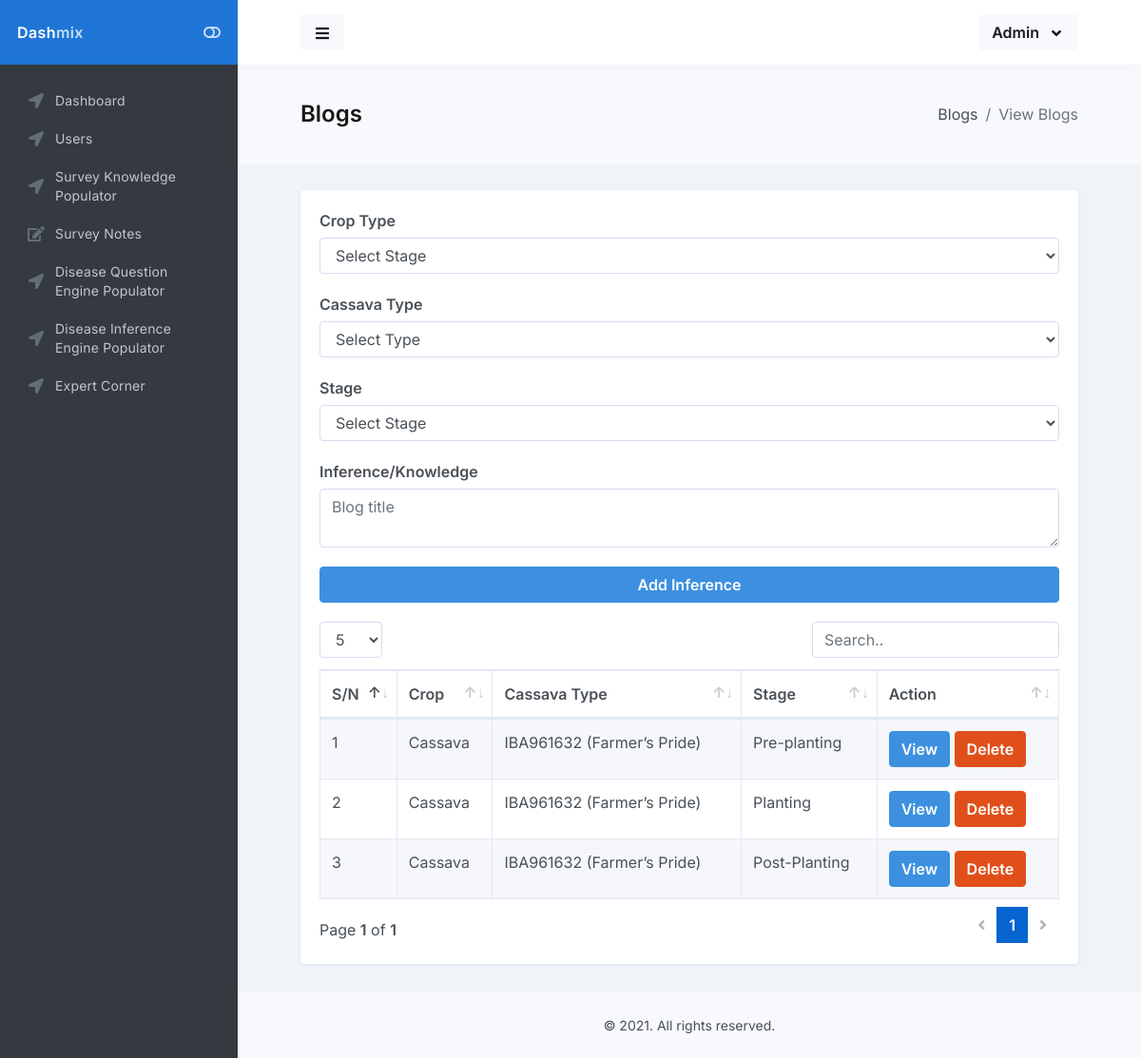
/admin/survey_knowledge_base.php, run on an earlier commit of the app's database.
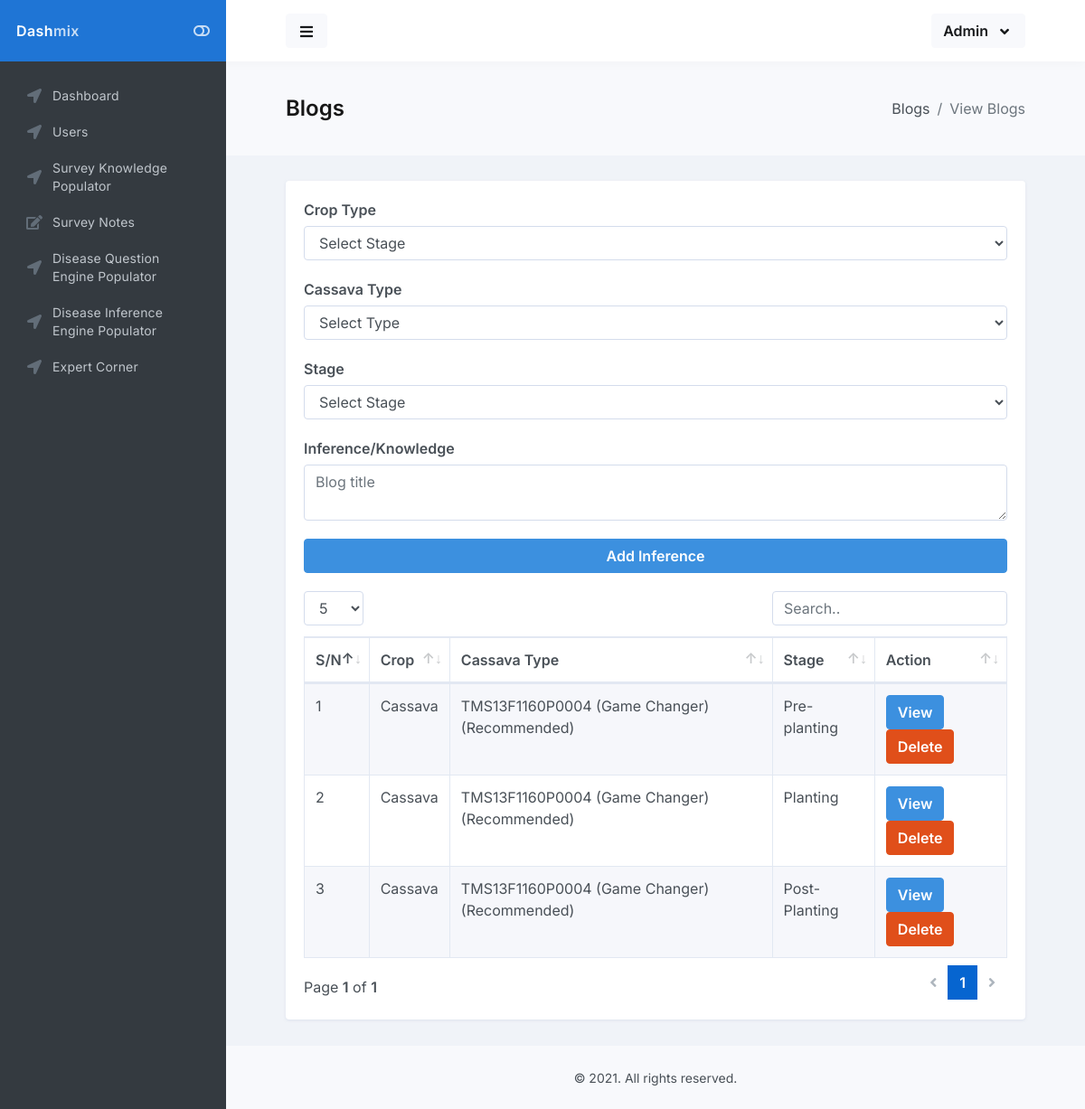
And on a later commit of the database.
### tables this page shows
CREATE TABLE IF NOT EXISTS `survey_solutions` (
  `solution_id` int(11) NOT NULL AUTO_INCREMENT,
  `crop_id` int(11) NOT NULL,
  `cassava_type` int(11) NOT NULL,
  `stage` int(11) NOT NULL,
  `solution` longtext NOT NULL,
  PRIMARY KEY (`solution_id`)
);

CREATE TABLE IF NOT EXISTS `crop` (
  `crop_id` int(11) NOT NULL AUTO_INCREMENT,
  `crop` varchar(100) NOT NULL,
  PRIMARY KEY (`crop_id`)
);

CREATE TABLE IF NOT EXISTS `cassava_varieties` (
  `cassava_id` int(11) NOT NULL AUTO_INCREMENT,
  `cassava` varchar(150) NOT NULL,
  PRIMARY KEY (`cassava_id`)
);

### classes/DB.class.php (called while the page is built, shortened)
<?php
class DB{
    private $db_config = ['host'=>'localhost',
                          'username'=>'root',
                          'password'=>'',
                          'database'=>'expert',
                          'charset'=>'utf8mb4'];
    public $pdo;
    public $query;
    public function __construct()
    {
        $dsn = "mysql:host=".$this->db_config['host'].";dbname=".$this->db_config['database'].";charset=".$this->db_config['charset'];
        $options = [
            PDO::ATTR_ERRMODE            => PDO::ERRMODE_EXCEPTION,
            PDO::ATTR_DEFAULT_FETCH_MODE => PDO::FETCH_ASSOC,
            PDO::ATTR_EMULATE_PREPARES   => false,
        ];
        try {
            $this->pdo = new PDO($dsn, $this->db_config['username'], $this->db_config['password'], $options);
        } catch (\PDOException $e) {
            throw new \PDOException($e->getMessage(), (int)$e->getCode());
        }
    }
    public function queryStatement($statement, $value = [])
    {
        $this->query = $this->pdo->prepare($statement);
        if($this->query){
            return $this->query->execute($value);
        }else{
            return false;
        }
    }
    public function fALL()
    {
        $fetch_all_data = $this->query->fetchAll(PDO::FETCH_OBJ);
        if($fetch_all_data)
        {
            return $fetch_all_data;
        }else{
            return false;
        }
    }
}

### classes/Survey.class.php (called while the page is built, shortened)
<?php
class Survey extends DB
{
    public function get_all_survey_knowledge(){
        $arr =  [];
        $query = PARENT::queryStatement("SELECT * FROM `survey_solutions` LEFT JOIN crop ON survey_solutions.crop_id = crop.crop_id LEFT JOIN cassava_varieties ON survey_solutions.cassava_type = cassava_varieties.cassava_id", $arr);
        return PARENT::fALL();
    }
}

### admin/survey_knowledge_base.php (the view, shortened to what the changed rows need)
<?php
include "includes/header.php";
?>
<main id="main-container">
    <div class="bg-body-light">
        <div class="content content-full">
            <div class="d-flex flex-column flex-sm-row justify-content-sm-between align-items-sm-center">
                <h1 class="flex-sm-fill font-size-h3 font-w900 mt-2 mb-0 mb-sm-2">Blogs</h1>
            </div>
        </div>
    </div>
    <div class="content">
        <div class="block block-rounded">
            <div class="block-content block-content-full">
                <div class="row">
                    <div class="col-md-12">
                <table class="table table-bordered table-striped js-dataTable-full" style="width: 100%">
                    <thead>
                        <tr>
                            <th>S/N</th>
                            <th>Crop</th>
                            <th>Cassava Type</th>
                            <th>Stage</th>
                            <th>Action</th>
                        </tr>
                    </thead>
                    <tbody>
                        <tr>
                        <?php
                        $count = 1;
                        $all_content = $survey->get_all_survey_knowledge();
                        $process = ['Pre-planting', 'Planting', 'Post-Planting'];
                        if(is_array($all_content)){
                            foreach ($all_content as $all_content) {?>
                                <td><?= $count++ ?></td>
                                <td><?= $all_content->crop ?></td>
                                <td><?= $all_content->cassava ?></td>
                                <td><?= $process[$all_content->stage] ?></td>
                                <td><a class="btn btn-info" href="view-survey-knowledge.php?knowledge_id=<?= $all_content->solution_id?>">View</a> <a class="btn btn-danger" href="api/delete-survey-inference.php?knowledge_id=<?= $all_content->solution_id?>">Delete</a></td>
                            </tr>
                        <?php }}?>
                    </tbody>
                </table>
                    </div>
                </div>
            </div>
        </div>
    </div>
</main>
<?php
include "includes/footer.php";
?>

What changed in the data, as far as the page shows it:
removed survey_solutions: crop.crop "Cassava", cassava_varieties.cassava "IBA961632 (Farmer’s Pride)", stage "Pre-planting"
removed survey_solutions: crop.crop "Cassava", cassava_varieties.cassava "IBA961632 (Farmer’s Pride)", stage "Planting"
removed survey_solutions: crop.crop "Cassava", cassava_varieties.cassava "IBA961632 (Farmer’s Pride)", stage "Post-Planting"
added survey_solutions: crop.crop "Cassava", cassava_varieties.cassava "TMS13F1160P0004 (Game Changer)(Recommended)", stage "Pre-planting"
added survey_solutions: crop.crop "Cassava", cassava_varieties.cassava "TMS13F1160P0004 (Game Changer)(Recommended)", stage "Planting"
added survey_solutions: crop.crop "Cassava", cassava_varieties.cassava "TMS13F1160P0004 (Game Changer)(Recommended)", stage "Post-Planting"
